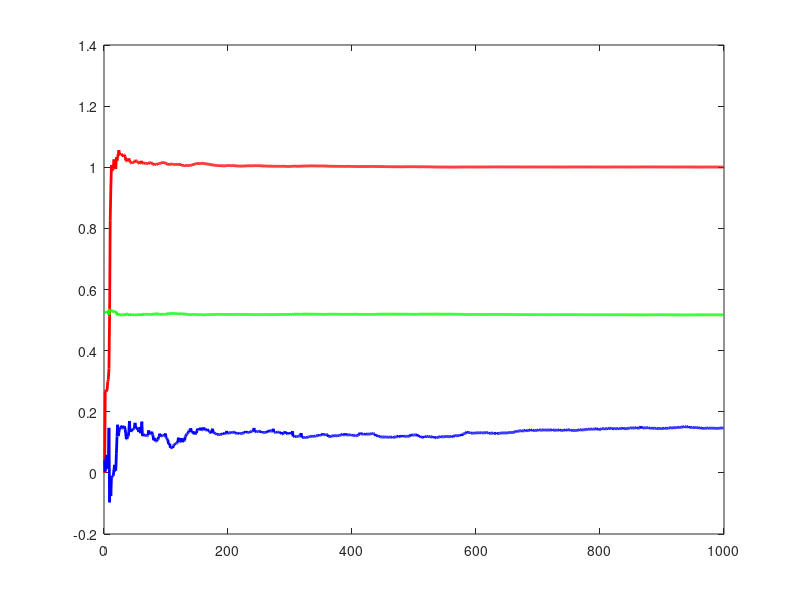

This chart was generated by the following MATLAB code: (Note: this script raises an error after producing the figure.)
% Parameters
N = 1000;

a_desired = 1; 
b_desired = 0.5;
c_desired = -0.5;

u = ones(N, 1);
y = zeros(N, 1);
E = load("e.mat");
e = E(1).e;

for t = 2:N
    u(t) = -0.2 * y(t);
    y(t) = -a_desired * y(t-1) + b_desired * u(t-1) + c_desired * e(t-1) + e(t);
end

theta_hat = zeros(3, 1); % [a, b, c]
P = 100 * eye(3);
phi = zeros(3, 1);

theta_store = zeros(3, N);
for t = 2:N
    phi = [-y(t-1); u(t-1); e(t-1)];
    error = y(t) - phi' * theta_hat;
    P = P - (P*phi*phi'*P)/(1 + phi'*P*phi);
    K = P*phi;
    theta_hat = theta_hat + K * error;
    theta_store(:, t) = theta_hat;
end

figure;
plot(theta_store(1, 2:N), 'r', 'LineWidth', 2);
hold on;
plot(theta_store(2, 2:N), 'g', 'LineWidth', 2);
plot(theta_store(3, 2:N), 'b', 'LineWidth', 2);
yline(a_desired, '--r', 'Desired a');
yline(b_desired, '--g', 'Desired b');
yline(c_desired, '--b', 'Desired c');
xlabel('Sample');
legend('a estimate', 'b estimate', 'c estimate', 'Location', 'Southeast');
title('RLS Algorithm with 0.2*y feedback');
grid on;
f = gcf;
exportgraphics(f,'Y_0_201.png');

